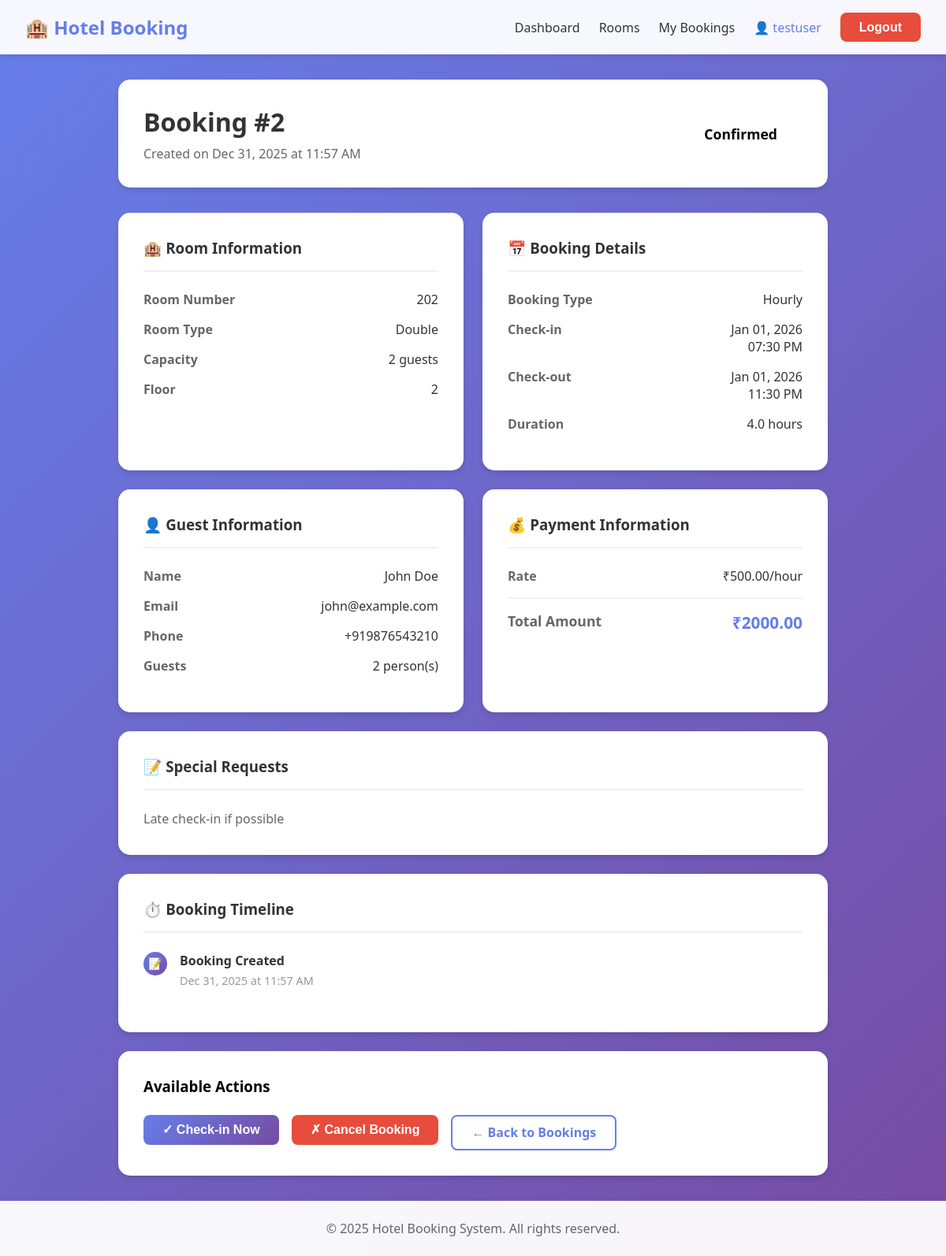
The app's page /bookings/2/ (signed in) with its own data.
### bookings/models.py (models this page shows, shortened)
class Booking(models.Model):
    BOOKING_TYPES = [
        ('hourly', 'Hourly'),
        ('daily', 'Daily'),
    ]
    STATUS_CHOICES = [
        ('pending', 'Pending'),
        ('confirmed', 'Confirmed'),
        ('checked_in', 'Checked In'),
        ('checked_out', 'Checked Out'),
        ('cancelled', 'Cancelled'),
        ('expired', 'Expired'),
    ]
    user = models.ForeignKey(
        User,
        on_delete=models.CASCADE,
        related_name='bookings',
        db_index=True
    )
    room = models.ForeignKey(
        Room,
        on_delete=models.PROTECT,
        related_name='bookings',
        db_index=True
    )
    booking_type = models.CharField(
        max_length=10,
        choices=BOOKING_TYPES,
        db_index=True
    )
    start_time = models.DateTimeField(db_index=True)
    end_time = models.DateTimeField(db_index=True)
    guest_name = models.CharField(max_length=100)
    guest_email = models.EmailField()
    guest_phone = models.CharField(max_length=20)
    number_of_guests = models.PositiveIntegerField(
        validators=[MinValueValidator(1)]
    )
    status = models.CharField(
        max_length=20,
        choices=STATUS_CHOICES,
        default='pending',
        db_index=True
    )
    total_price = models.DecimalField(
        max_digits=10,
        decimal_places=2,
        validators=[MinValueValidator(Decimal('0.01'))]
    )
    actual_checkin_time = models.DateTimeField(null=True, blank=True)
    actual_checkout_time = models.DateTimeField(null=True, blank=True)
    cancelled_at = models.DateTimeField(null=True, blank=True)
    cancellation_reason = models.TextField(blank=True, null=True)
    special_requests = models.TextField(blank=True, null=True)
    notes = models.TextField(blank=True, null=True)
    created_at = models.DateTimeField(auto_now_add=True)
    updated_at = models.DateTimeField(auto_now=True)
    class Meta:
        ordering = ['-created_at']
        indexes = [
            models.Index(fields=['user', 'status']),
            models.Index(fields=['room', 'start_time', 'end_time']),
            models.Index(fields=['status', 'start_time']),
            models.Index(fields=['-created_at']),
        ]
        constraints = [
            models.CheckConstraint(
                condition=models.Q(end_time__gt=models.F('start_time')),
                name='end_time_after_start_time'
            ),
        ]
    @property
    def duration_hours(self):
        delta = self.end_time - self.start_time
        return delta.total_seconds() / 3600

### rooms/models.py (models this page shows, shortened)
class Room(models.Model):
    ROOM_TYPES = [
        ('single', 'Single'),
        ('double', 'Double'),
        ('suite', 'Suite'),
        ('deluxe', 'Deluxe'),
        ('presidential', 'Presidential Suite'),
    ]
    STATUS_CHOICES = [
        ('available', 'Available'),
        ('maintenance', 'Under Maintenance'),
        ('inactive', 'Inactive'),
    ]
    room_number = models.CharField(
        max_length=10,
        unique=True,
        db_index=True,
        help_text="Unique room identifier"
    )
    room_type = models.CharField(
        max_length=20,
        choices=ROOM_TYPES,
        db_index=True
    )
    capacity = models.PositiveIntegerField(
        validators=[MinValueValidator(1)],
        help_text="Maximum number of guests"
    )
    hourly_rate = models.DecimalField(
        max_digits=10,
        decimal_places=2,
        validators=[MinValueValidator(Decimal('0.01'))],
        help_text="Rate per hour"
    )
    daily_rate = models.DecimalField(
        max_digits=10,
        decimal_places=2,
        validators=[MinValueValidator(Decimal('0.01'))],
        help_text="Rate per day (24 hours)"
    )
    floor = models.PositiveIntegerField(
        null=True,
        blank=True,
        help_text="Floor number"
    )
    amenities = models.JSONField(
        default=list,
        blank=True,
        help_text="List of amenities (WiFi, TV, AC, etc.)"
    )
    description = models.TextField(blank=True, null=True)
    status = models.CharField(
        max_length=20,
        choices=STATUS_CHOICES,
        default='available',
        db_index=True
    )
    image_url = models.URLField(blank=True, null=True)
    created_at = models.DateTimeField(auto_now_add=True)
    updated_at = models.DateTimeField(auto_now=True)
    class Meta:
        ordering = ['room_number']
        indexes = [
            models.Index(fields=['room_type', 'status']),
            models.Index(fields=['status', 'room_number']),
        ]

### bookings/frontend_views.py (the view)
# urls.py: path('bookings/<int:booking_id>/', frontend_views.booking_detail_view, name='booking_detail'),
@login_required
def booking_detail_view(request, booking_id):
    booking = get_object_or_404(
        Booking.objects.select_related('room'),
        id=booking_id,
        user=request.user
    )
    context = {
        'booking': booking
    }
    return render(request, 'booking_detail.html', context)

### templates/booking_detail.html (shortened to what this page needs)
{% extends 'base.html' %}
{% block content %}
<div class="booking-detail-container">
    <div class="booking-header-card">
        <div class="header-left">
            <h1>Booking #{{ booking.id }}</h1>
            <p>Created on {{ booking.created_at|date:"M d, Y" }} at {{ booking.created_at|time:"h:i A" }}</p>
        </div>
        <span class="booking-status-badge status-{{ booking.status }}">
            {{ booking.get_status_display }}
        </span>
    </div>
    <div class="detail-grid">
        <div class="detail-card">
            <h3>🏨 Room Information</h3>
            <div class="detail-item">
                <span class="detail-label">Room Number</span>
                <span class="detail-value">{{ booking.room.room_number }}</span>
            </div>
            <div class="detail-item">
                <span class="detail-label">Room Type</span>
                <span class="detail-value">{{ booking.room.get_room_type_display }}</span>
            </div>
            <div class="detail-item">
                <span class="detail-label">Capacity</span>
                <span class="detail-value">{{ booking.room.capacity }} guests</span>
            </div>
            <div class="detail-item">
                <span class="detail-label">Floor</span>
                <span class="detail-value">{{ booking.room.floor|default:"Ground" }}</span>
            </div>
        </div>
        <div class="detail-card">
            <h3>📅 Booking Details</h3>
            <div class="detail-item">
                <span class="detail-label">Booking Type</span>
                <span class="detail-value">{{ booking.get_booking_type_display }}</span>
            </div>
            <div class="detail-item">
                <span class="detail-label">Check-in</span>
                <span class="detail-value">
                    {{ booking.start_time|date:"M d, Y" }}<br>
                    {{ booking.start_time|time:"h:i A" }}
                </span>
            </div>
            <div class="detail-item">
                <span class="detail-label">Check-out</span>
                <span class="detail-value">
                    {{ booking.end_time|date:"M d, Y" }}<br>
                    {{ booking.end_time|time:"h:i A" }}
                </span>
            </div>
            <div class="detail-item">
                <span class="detail-label">Duration</span>
                <span class="detail-value">{{ booking.duration_hours|floatformat:1 }} hours</span>
            </div>
        </div>
        <div class="detail-card">
            <h3>👤 Guest Information</h3>
            <div class="detail-item">
                <span class="detail-label">Name</span>
                <span class="detail-value">{{ booking.guest_name }}</span>
            </div>
            <div class="detail-item">
                <span class="detail-label">Email</span>
                <span class="detail-value">{{ booking.guest_email }}</span>
            </div>
            <div class="detail-item">
                <span class="detail-label">Phone</span>
                <span class="detail-value">{{ booking.guest_phone }}</span>
            </div>
            <div class="detail-item">
                <span class="detail-label">Guests</span>
                <span class="detail-value">{{ booking.number_of_guests }} person(s)</span>
            </div>
        </div>
        <div class="detail-card">
            <h3>💰 Payment Information</h3>
            <div class="detail-item">
                <span class="detail-label">Rate</span>
                <span class="detail-value">
                    {% if booking.booking_type == 'hourly' %}
                        ₹{{ booking.room.hourly_rate }}/hour
                    {% else %}
                        ₹{{ booking.room.daily_rate }}/day
                    {% endif %}
                </span>
            </div>
            <div class="detail-item" style="padding-top: 1rem; border-top: 2px solid #f0f0f0; margin-top: 1rem;">
                <span class="detail-label" style="font-size: 1.1rem;">Total Amount</span>
                <span class="detail-value" style="font-size: 1.3rem; font-weight: bold; color: #667eea;">
                    ₹{{ booking.total_price }}
                </span>
            </div>
        </div>
    </div>
    {% if booking.special_requests %}
    <div class="detail-card" style="margin-bottom: 1.5rem;">
        <h3>📝 Special Requests</h3>
        <p style="color: #666; line-height: 1.6;">{{ booking.special_requests }}</p>
    </div>
    {% endif %}
    <div class="timeline">
        <h3>⏱️ Booking Timeline</h3>
        <div class="timeline-item">
            <div class="timeline-icon">📝</div>
            <div class="timeline-content">
                <div class="timeline-title">Booking Created</div>
                <div class="timeline-time">{{ booking.created_at|date:"M d, Y" }} at {{ booking.created_at|time:"h:i A" }}</div>
            </div>
        </div>
    </div>
    <div class="action-card">
        <h3 style="margin-bottom: 1.5rem;">Available Actions</h3>
        <div class="action-buttons">
            {% if booking.status == 'confirmed' %}
                <form method="POST" action="{% url 'checkin_booking' booking.id %}" style="display: inline;">
                    <button type="submit" class="btn btn-primary">✓ Check-in Now</button>
                </form>
            {% endif %}
            {% if booking.status in 'pending,confirmed' %}
                <form method="POST" action="{% url 'cancel_booking' booking.id %}" style="display: inline;">
                    <button type="submit" class="btn btn-danger"
                            onclick="return confirm('Are you sure you want to cancel this booking?')">
                        ✗ Cancel Booking
                    </button>
                </form>
            {% endif %}
            <a href="{% url 'my_bookings' %}" class="btn btn-secondary">← Back to Bookings</a>
        </div>
    </div>
</div>
{% endblock %}

### templates/base.html (shortened to what this page needs)
<!DOCTYPE html>
<html lang="en">
<head>
</head>
<body>
    <nav class="navbar">
        <a href="{% url 'home' %}" class="navbar-brand">🏨 Hotel Booking</a>
        <div class="navbar-menu">
            {% if user.is_authenticated %}
                <a href="{% url 'dashboard' %}">Dashboard</a>
                <a href="{% url 'rooms' %}">Rooms</a>
                <a href="{% url 'my_bookings' %}">My Bookings</a>
                <span style="color: #667eea;">👤 {{ user.username }}</span>
                <form method="POST" action="{% url 'logout' %}" style="display: inline;">
                    <button type="submit" class="btn btn-danger">Logout</button>
                </form>
            {% else %}
                <a href="{% url 'login' %}" class="btn btn-secondary">Login</a>
                <a href="{% url 'register' %}" class="btn btn-primary">Register</a>
            {% endif %}
        </div>
    </nav>
    <div class="container">
        {% block content %}{% endblock %}
    </div>
    <footer>
        <p>&copy; 2025 Hotel Booking System. All rights reserved.</p>
    </footer>
</body>
</html>

### templates/base.html (style rules this page uses)
* { margin: 0; padding: 0; box-sizing: border-box; }
body { font-family: 'Segoe UI', Tahoma, Geneva, Verdana, sans-serif; background: linear-gradient(135deg, #667eea 0%, #764ba2 100%); min-height: 100vh; display: flex; flex-direction: column; }
.navbar { background: rgba(255, 255, 255, 0.95); padding: 1rem 2rem; box-shadow: 0 2px 10px rgba(0,0,0,0.1); display: flex; justify-content: space-between; align-items: center; }
.navbar-brand { font-size: 1.5rem; font-weight: bold; color: #667eea; text-decoration: none; }
.navbar-menu { display: flex; gap: 1.5rem; align-items: center; }
.navbar-menu a { color: #333; text-decoration: none; font-weight: 500; transition: color 0.3s; }
.btn { padding: 0.6rem 1.5rem; border: none; border-radius: 8px; cursor: pointer; font-size: 1rem; font-weight: 600; transition: all 0.3s; text-decoration: none; display: inline-block; }
.btn-primary { background: linear-gradient(135deg, #667eea 0%, #764ba2 100%); color: white; }
.btn-secondary { background: white; color: #667eea; border: 2px solid #667eea; }
.btn-danger { background: #e74c3c; color: white; }
.container { flex: 1; max-width: 1200px; margin: 0 auto; padding: 2rem; width: 100%; }
footer { background: rgba(255, 255, 255, 0.95); padding: 1.5rem; text-align: center; color: #666; margin-top: auto; }

### templates/booking_detail.html (style rules this page uses)
.booking-detail-container { max-width: 900px; margin: 0 auto; }
.booking-header-card { background: white; padding: 2rem; border-radius: 15px; margin-bottom: 2rem; box-shadow: 0 4px 6px rgba(0,0,0,0.1); display: flex; justify-content: space-between; align-items: center; }
.header-left h1 { color: #333; margin-bottom: 0.5rem; }
.header-left p { color: #666; }
.booking-status-badge { padding: 1rem 2rem; border-radius: 25px; font-size: 1.1rem; font-weight: 600; }
.detail-grid { display: grid; grid-template-columns: repeat(auto-fit, minmax(300px, 1fr)); gap: 1.5rem; margin-bottom: 1.5rem; }
.detail-card { background: white; padding: 2rem; border-radius: 15px; box-shadow: 0 4px 6px rgba(0,0,0,0.1); }
.detail-card h3 { color: #333; margin-bottom: 1.5rem; padding-bottom: 1rem; border-bottom: 2px solid #f0f0f0; display: flex; align-items: center; gap: 0.5rem; }
.detail-item { margin-bottom: 1rem; display: flex; justify-content: space-between; align-items: start; }
.detail-label { color: #666; font-weight: 600; }
.detail-value { color: #333; text-align: right; }
.timeline { background: white; padding: 2rem; border-radius: 15px; box-shadow: 0 4px 6px rgba(0,0,0,0.1); margin-bottom: 1.5rem; }
.timeline h3 { color: #333; margin-bottom: 1.5rem; padding-bottom: 1rem; border-bottom: 2px solid #f0f0f0; }
.timeline-item { display: flex; gap: 1rem; margin-bottom: 1.5rem; position: relative; }
.timeline-icon { width: 30px; height: 30px; border-radius: 50%; background: linear-gradient(135deg, #667eea 0%, #764ba2 100%); color: white; display: flex; align-items: center; justify-content: center; font-size: 0.9rem; flex-shrink: 0; }
.timeline-content { flex: 1; }
.timeline-title { font-weight: 600; color: #333; margin-bottom: 0.3rem; }
.timeline-time { color: #999; font-size: 0.9rem; }
.action-buttons { display: flex; gap: 1rem; flex-wrap: wrap; }
.action-card { background: white; padding: 2rem; border-radius: 15px; box-shadow: 0 4px 6px rgba(0,0,0,0.1); }

### records on screen
Booking: id "2", created_at "Dec 31, 2025", created_at "11:57 AM", status "Confirmed", room.room_number "202", room.room_type "Double", room.capacity "2", room.floor "2", booking_type "Hourly", start_time "Jan 01, 2026", start_time "07:30 PM", end_time "Jan 01, 2026", end_time "11:30 PM", duration_hours "4.0", guest_name "John Doe", guest_email "john@example.com", guest_phone "+919876543210", number_of_guests "2", room.hourly_rate "500.00", total_price "2000.00", special_requests "Late check-in if possible"

### other values on screen
{{ user.username }} "testuser"
